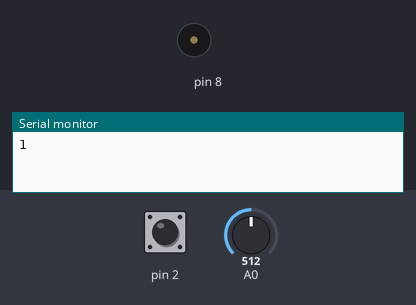
A sketch run on a simulated Arduino Uno, built with avr-gcc and run on an emulated ATmega328P. On the bench: buzzer (waves = sounding), the last lines printed to the serial monitor. The test bench sets the inputs (shaded band); at power-on: pin 2 HIGH, A0 = 512.

Above: at 1.2 s.
1.3 s: pin 2 pulled LOW for 0.15 s
2.9 s: pin 2 pulled LOW for 3.2 s
At 6.28 s:
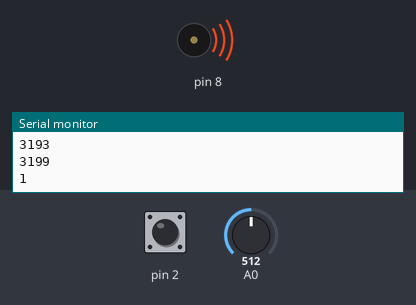
Timing chart, 0 to 7.9 s (numbered marks = the images above; inputs shaded):
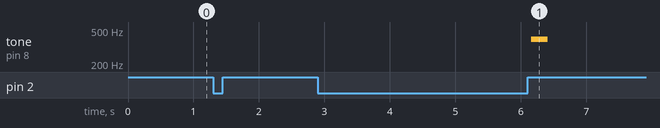

The sketch:

Demo2.ino
```cpp
int melody[] = {
  0, 0, 0, 0, 0, 0, 0, 0, 0, 0
};
int noteIndex = 0;
unsigned long lastDebounceTime = 0;
bool press_50 = false, press_5000 = false;
int buttonState = LOW;
void setup() {
  Serial.begin(9600);
  pinMode(2, INPUT_PULLUP);
}

void loop() {
  int sensorValue = analogRead(A0);
  sensorValue = map(sensorValue, 0, 1023, 260, 520);

  int reading = digitalRead(2);
  if(reading != buttonState){
    buttonState = reading;
    Serial.println(reading);
    lastDebounceTime = millis();
  }

  if(millis() - lastDebounceTime >= 2000 && buttonState == LOW){
    Serial.println(millis() - lastDebounceTime);
    press_5000 = true;
  }

  if(millis() - lastDebounceTime >= 50 && buttonState == LOW){
    press_50 = true;
  }

  if(millis() - lastDebounceTime >= 50 && buttonState == HIGH){
    if(press_5000){
      for(int thisNote = 0; thisNote < 10; thisNote++) {
        tone(8, melody[thisNote], 250);
        delay(250);
        noTone(8);
      }
    }
    else if(press_50){
      melody[noteIndex] = sensorValue;
      noteIndex = (noteIndex + 1) % 10;
    }
    press_5000 = false;
    press_50 = false;
  }
  buttonState = reading;
}
```

Measured:
- after the input at 2.9 s, tone on pin 8: silent → 390 Hz after 3.3 s, → silent 0.25 s later
